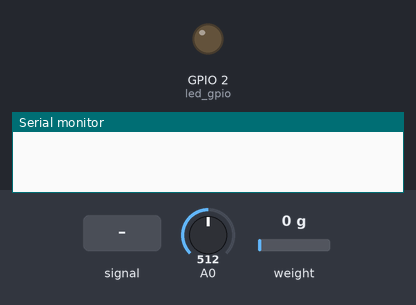
Bench run of a sketch on a simulated ESP8266 (NodeMCU). On the bench: output pins drawn as LEDs (lit = HIGH), the last lines printed to the serial monitor. The test bench sets the inputs (shaded band); at power-on: A0 = 512, weight on the scale 0 g. WiFi joins after 1.5 s; servers stay silent unless stated.

Above: at 3.6 s.
3.7 s: A0 fed a 200 Hz sine of ±81 counts around its level
At 4.34 s:
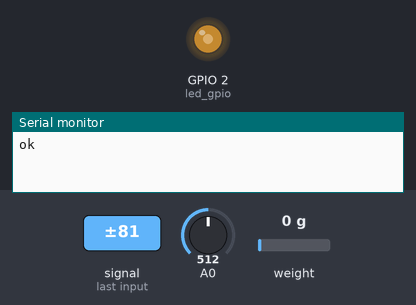
6.7 s: A0 set to 716
At 8.0 s:
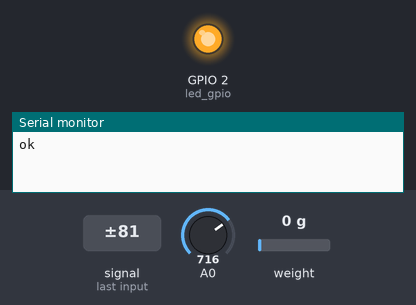
Timing chart, 0 to 9.7 s (numbered marks = the images above; inputs shaded):
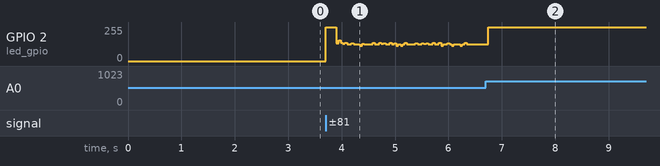

The sketch:

fall_detection.ino
```cpp
/**************************************************************************************************************/
/************************************************* LIBRARIES  *************************************************/
/**************************************************************************************************************/


/************ WEIGHT SENSORS & HX711 MODULE ************/
#include <HX711_ADC.h>
#if defined(ESP8266)|| defined(ESP32) || defined(AVR)
#include <EEPROM.h>
#endif

/****************** WIFI AND FIREBASE ******************/
#if defined(ESP32)
#include <WiFi.h>
#elif defined(ESP8266)
#include <ESP8266WiFi.h>
#endif

#include <Firebase_ESP_Client.h>

//Provide the token generation process info.
#include <addons/TokenHelper.h>

/**************************************************************************************************************/
/******************************************** VARIABLES & DEFINES  ********************************************/
/**************************************************************************************************************/


/****************** WIFI AND FIREBASE ******************/

/* 1. Define the WiFi credentials */
//#define WIFI_SSID "Sea_Cucumber_2.4"
//#define WIFI_PASSWORD "sagi3141"
#define WIFI_SSID "TechPublic"
#define WIFI_PASSWORD "NULL"

/* 2. Define the API Key */
#define API_KEY "AIzaSyA3dnNeMSdqlhAeAWLUKSnXxcBonbWq-ck"

/* 3. Define the project ID */
#define FIREBASE_PROJECT_ID "smartbed-c3b9e"

/* 4. Define the user Email and password that alreadey registerd or added in your project */
#define USER_EMAIL "elinor.g12@gmail.com"
#define USER_PASSWORD "@Tkhbur#96"

//Define Firebase Data object
FirebaseData fbdo;

FirebaseAuth auth;
FirebaseConfig config;

// auxiliary variables
unsigned long dataMillis = 0;
int count = 0;

/****************** WEIGHT SENSORS & HX711 MODULE ******************/
const int HX711_dout = 4; //mcu > HX711 dout pin
const int HX711_sck = 5; //mcu > HX711 sck pin

//HX711 constructor:
HX711_ADC LoadCell(HX711_dout, HX711_sck);

const int calVal_eepromAdress = 0;
unsigned long t = 0;
float maxv = 0;
float weight_sensor_normalized = 0;

/****************** PRESSURE SENSORS ******************/
float cf = 19.5; // caliberation factor

int ffs1 = 33; // FlexiForce sensor #1 is connected to analog pin GPIO of esp32.
int ffs2 = 32; // FlexiForce sensor #2 is connected to analog pin GPIO of esp32.
float vout1, vout2;
int ffsdata11 = 0;
int ffsdata12 = 0;
int ffsdata13 = 0;
int ffsdata1 = 0;
int ffsdata21 = 0;
int ffsdata22 = 0;
int ffsdata23 = 0;
int ffsdata2 = 0;

/****************** LED ******************/
const byte led_gpio = 2;

/****************** DEBUG ******************/
// write to serial monitor when debugging
bool DEBUG = false;


/****************************************************************************************************/
/******************************************** FUNCTIONS  ********************************************/
/****************************************************************************************************/

void setup() {
  Serial.begin(57600); delay(10);

  // initialize analog pins for flexible force sensors
  pinMode(ffs1, INPUT);
  pinMode(ffs2, INPUT);

  // initialize digital pin led_gpio as an output.
  pinMode(led_gpio, OUTPUT);

  // initialize load cell & HX711 module
  LoadCell.begin();
  unsigned long stabilizingtime = 2000; // preciscion right after power-up can be improved by adding a few seconds of stabilizing time
  boolean _tare = false; //set this to false if you don't want tare to be performed in the next step
  LoadCell.start(stabilizingtime, _tare);
  if (LoadCell.getTareTimeoutFlag() || LoadCell.getSignalTimeoutFlag()) {
    Serial.println("Timeout, check MCU>HX711 wiring and pin designations");
    while (1);
  }
  else {
    LoadCell.setCalFactor(1.0); // user set calibration value (float), initial value 1.0 may be used for this sketch
    if(DEBUG) Serial.println("Startup is complete");
  }

  // start wifi communication & connect to Firebase
  //WiFi.begin(WIFI_SSID, WIFI_PASSWORD);
  WiFi.begin(WIFI_SSID);
  if(DEBUG) Serial.print("Connecting to Wi-Fi");

  if(DEBUG) {
    while (WiFi.status() != WL_CONNECTED)
    {
        Serial.print(".");
        delay(300);
    }
    Serial.println();
    Serial.print("Connected with IP: ");
    Serial.println(WiFi.localIP());
    Serial.println();

    Serial.printf("Firebase Client v%s\n\n", FIREBASE_CLIENT_VERSION);
  }

  /* Assign the api key (required) */
  config.api_key = API_KEY;

  /* Assign the user sign in credentials */
  auth.user.email = USER_EMAIL;
  auth.user.password = USER_PASSWORD;

  /* Assign the callback function for the long running token generation task */
  config.token_status_callback = tokenStatusCallback; //see addons/TokenHelper.h

  Firebase.begin(&config, &auth);

  /* In case Wifi connection is lose, try to reconnect automatically */
  Firebase.reconnectWiFi(true);
}

void loop() {

  /*      GET DATA FROM WEIGHT SENSOR & HX711 MODULE      */
  static boolean newDataReady = 0;
  const int serialPrintInterval = 0; // increase value to slow down serial print activity

  // check for new data/start next conversion:
  if (LoadCell.update()) newDataReady = true;

  // get smoothed value from the dataset:
  if (newDataReady) {
    if (millis() > t + serialPrintInterval) {

      // read data from sensor
      float weight_sensor1 = LoadCell.getData();

      // to avoid switch polarity problem, just make sure the values are always positive
      if(weight_sensor1<0) weight_sensor1 = weight_sensor1*(-1);

      /* Since we care only about the pressure delta to detect climbing
       * We want to detect when a the maximal value (when the person is on the bed)
       * drops to ~60% of it's value. For this pupose, we want to avoid scaling issues
       * due to calibration factor. To achieve this, we want to normalize the values
       * into a smooth range between [0,1] & to detect when the reading is below 0.650
       * (for safety we chose a bit higher value). Note that the common value, even when
       * patient is rolling in the bed, are between 0.8-1 so we have some error margin. */
      if(weight_sensor1 > maxv) maxv = weight_sensor1;

	  // next sample
	  float weight_sensor2 = LoadCell.getData();
	  if(weight_sensor2<0) weight_sensor2 = weight_sensor2*(-1);
	  if(weight_sensor2 > maxv) maxv = weight_sensor2;

	  // next sample
	  float weight_sensor3 = LoadCell.getData();
	  if(weight_sensor3<0) weight_sensor3 = weight_sensor3*(-1);
	  if(weight_sensor3 > maxv) maxv = weight_sensor3;

	  float weight_sensor_normalized, weight_sensor_normalized1, weight_sensor_normalized2, weight_sensor_normalized3;

	  // make sure to avoid kernel panic - sometimes may reach 0 due to percision
	  if(maxv != 0) weight_sensor_normalized1 = weight_sensor1/maxv;
	  if(maxv != 0) weight_sensor_normalized2 = weight_sensor2/maxv;
	  if(maxv != 0) weight_sensor_normalized3 = weight_sensor3/maxv;


	  // moving average method: average other 3 last samples
	  weight_sensor_normalized = weight_sensor_normalized1 + weight_sensor_normalized2 + weight_sensor_normalized3;
	  weight_sensor_normalized = weight_sensor_normalized / 3;

      if(DEBUG) {
        Serial.print("Load_cell output val: ");
        Serial.println(weight_sensor_normalized,3);
      }

      newDataReady = 0;
      t = millis();
    }
   }


  /*      GET DATA FROM FLEXIBLE FORCE SENSORS      */

  /* Note: The reason we use this funny conversion is that at first,
   * the conversion from the original guide produced more uniformly spread
   * values which was easier to read. After we found the adequate threshold
   * value, we just left the conversion so it would be easier to debug in
   * the future if neccessary. */
  ffsdata11 = analogRead(ffs1);
  ffsdata12 = analogRead(ffs1);
  ffsdata13 = analogRead(ffs1);

  // moving average method: average other 3 last samples
  ffsdata1 = ffsdata11 + ffsdata12 + ffsdata13;
  ffsdata1 = ffsdata1 / 3;
  vout1 = (ffsdata1 * 5.0) / 1023.0;
  vout1 = vout1 * cf ;

  if(DEBUG) {
    Serial.print("Flexi Force sensor #1: ");
    Serial.print(vout1,3);
    Serial.println("");
  }

  ffsdata21 = analogRead(ffs2);
  ffsdata22 = analogRead(ffs2);
  ffsdata23 = analogRead(ffs2);

  // moving average method: average other 3 last samples
  ffsdata2 = ffsdata21 + ffsdata22 + ffsdata23;
  ffsdata2 = ffsdata2 / 3;
  vout2 = (ffsdata2 * 5.0) / 1023.0;
  vout2 = vout2 * cf ;

  if(DEBUG) {
    Serial.print("Flexi Force sensor #2: ");
    Serial.print(vout2,3);
    Serial.println("");
  }

  /* This is where the magic happends. We compare the values we got from the sensors
   * and compare them to our threshold values. If we detect climbing attempt, i.e.,
   * if the newely arrived data crosses the thresholds, we will write to firestore database
   * which in turn will notify the medical stuff about the room & bed where the climbing
   * attempt was detected. */
  if(weight_sensor_normalized < 0.650) {
    if(vout1 >= 50 || vout2 >= 50){

        digitalWrite(led_gpio, HIGH);   // turn the LED on (HIGH is the voltage level)

        if(DEBUG) Serial.println("Led is on");

          if (Firebase.ready() && (millis() - dataMillis > 60000 || dataMillis == 0))
          {
            dataMillis = millis();

            //For the usage of FirebaseJson, see examples/FirebaseJson/BasicUsage/Create.ino
            FirebaseJson content;

            //We will create the nested document in the parent path "a0/b0/c0
            //a0 is the collection id, b0 is the document id in collection a0 and c0 is the collection id in the document b0.
            //and d? is the document id in the document collection id c0 which we will create.
            String documentPath = "FallDetection/FallDetection/FallDetection/doc" + String(count);

            //If the document path contains space e.g. "a b c/d e f"
            //It should encode the space as %20 then the path will be "a%20b%20c/d%20e%20f"

            //boolean
            content.set("fields/fallDetection/booleanValue", true);

            String doc_path = "projects/";
            doc_path += FIREBASE_PROJECT_ID;
            doc_path += "/databases/(default)/documents/coll_id/doc_id"; //coll_id and doc_id are your collection id and document id

            count++;

            if (Firebase.Firestore.createDocument(&fbdo, FIREBASE_PROJECT_ID, "" /* databaseId can be (default) or empty */, documentPath.c_str(), content.raw()))
                Serial.printf("ok\n%s\n\n", fbdo.payload().c_str());
            else
                Serial.println(fbdo.errorReason());
        }
      } else {
          digitalWrite(led_gpio, LOW);   // turn the LED off (LOW is the voltage level)
          if(DEBUG) Serial.println("Led is off");
        }
    } else {
          digitalWrite(led_gpio, LOW);   // turn the LED off (LOW is the voltage level)
          if(DEBUG) Serial.println("Led is off");
        }


}
```
